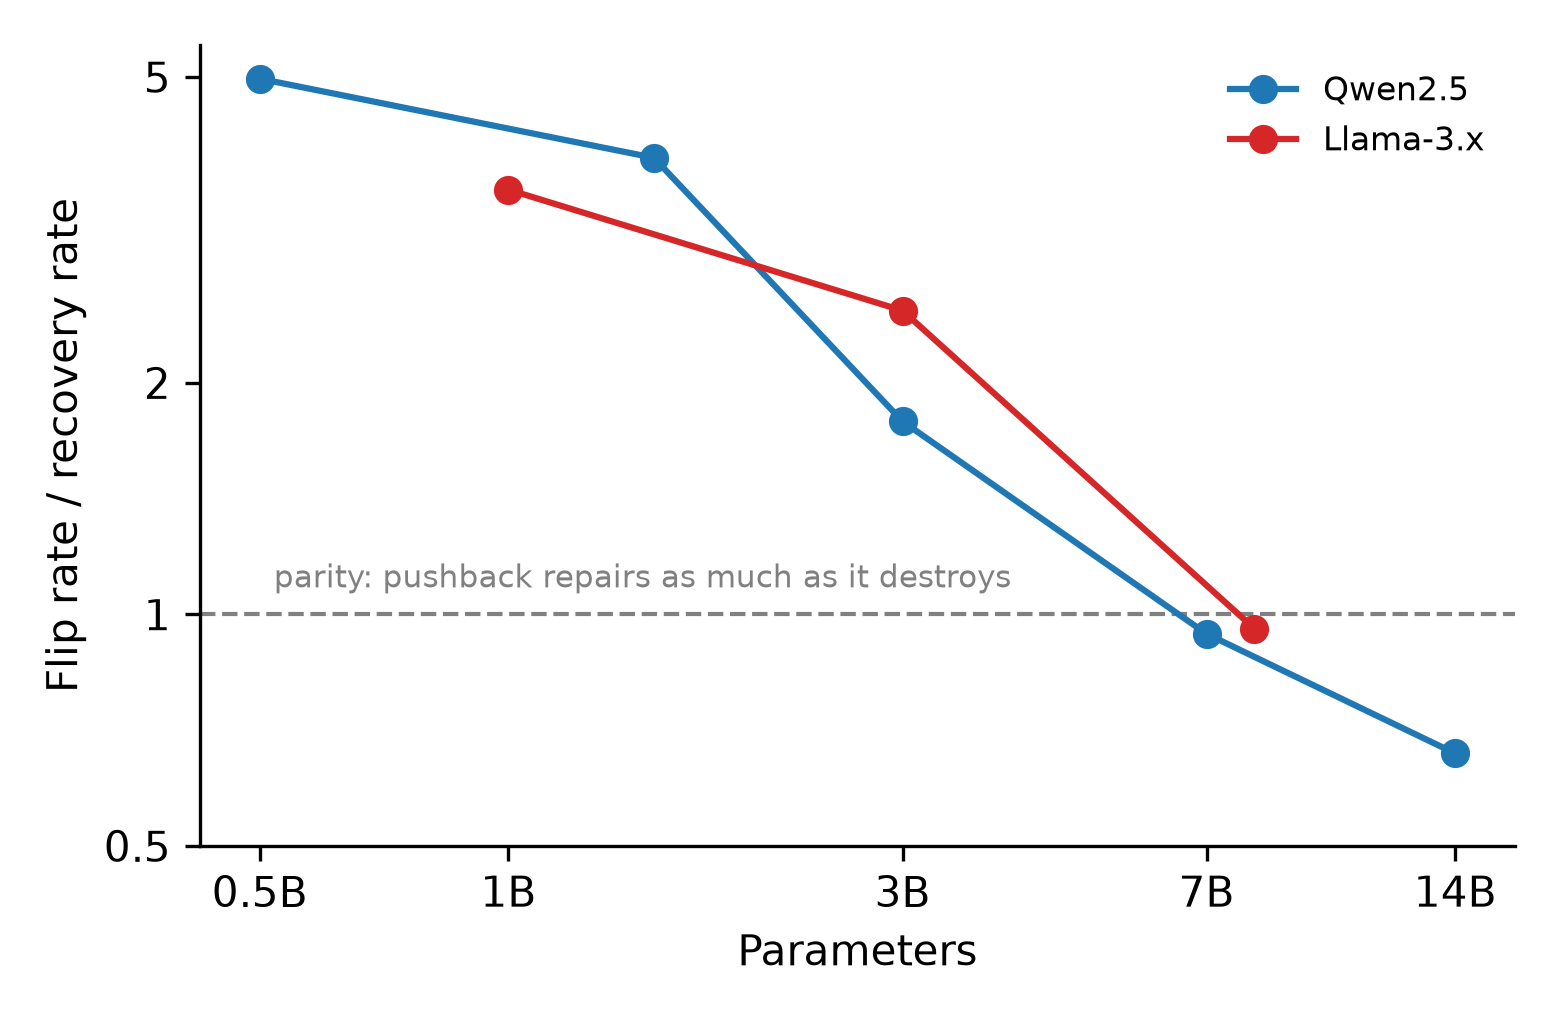

This figure's Python source:
"""Figure 2: the flip-to-recovery ratio declines with scale in both families.

Numbers from `python -m src.analysis_v2` at commit 9325963.
Ratio = (flip rate | initially correct) / (recovery rate | initially incorrect).
Values above 1 mean pushback destroys more truth than it repairs.
"""
from pathlib import Path

import matplotlib.pyplot as plt

# family -> [(params_B, flip_pct, recovery_pct)]
DATA = {
    "Qwen2.5": [
        (0.5, 17.9, 3.6),
        (1.5, 31.0, 7.9),
        (3.0, 23.7, 13.3),
        (7.0, 18.3, 19.4),
        (14.0, 15.1, 22.9),
    ],
    "Llama-3.x": [
        (1.0, 34.6, 9.7),
        (3.0, 44.2, 17.8),
        (8.0, 31.9, 33.3),
    ],
}
COLORS = {"Qwen2.5": "#1f77b4", "Llama-3.x": "#d62728"}

fig, ax = plt.subplots(figsize=(5.2, 3.4))
for fam, rows in DATA.items():
    xs = [r[0] for r in rows]
    ys = [r[1] / r[2] for r in rows]
    ax.plot(xs, ys, "-o", color=COLORS[fam], lw=1.5, ms=6, label=fam)

ax.axhline(1.0, ls="--", lw=1.0, color="gray", zorder=0)
ax.text(0.52, 1.06, "parity: pushback repairs as much as it destroys",
        fontsize=7.5, color="gray", va="bottom")

ax.set_xscale("log")
ax.set_yscale("log")
ax.set_xticks([0.5, 1, 3, 7, 14])
ax.set_xticklabels(["0.5B", "1B", "3B", "7B", "14B"])
ax.set_yticks([0.5, 1, 2, 5])
ax.set_yticklabels(["0.5", "1", "2", "5"])
ax.minorticks_off()
ax.set_xlabel("Parameters")
ax.set_ylabel("Flip rate / recovery rate")
ax.legend(frameon=False, fontsize=8, loc="upper right")
ax.spines[["top", "right"]].set_visible(False)
fig.tight_layout()

out = Path(__file__).parent
for ext in ("pdf", "png"):
    fig.savefig(out / f"fig2_recovery_ratio.{ext}", dpi=300)
print("wrote", out / "fig2_recovery_ratio.pdf")
